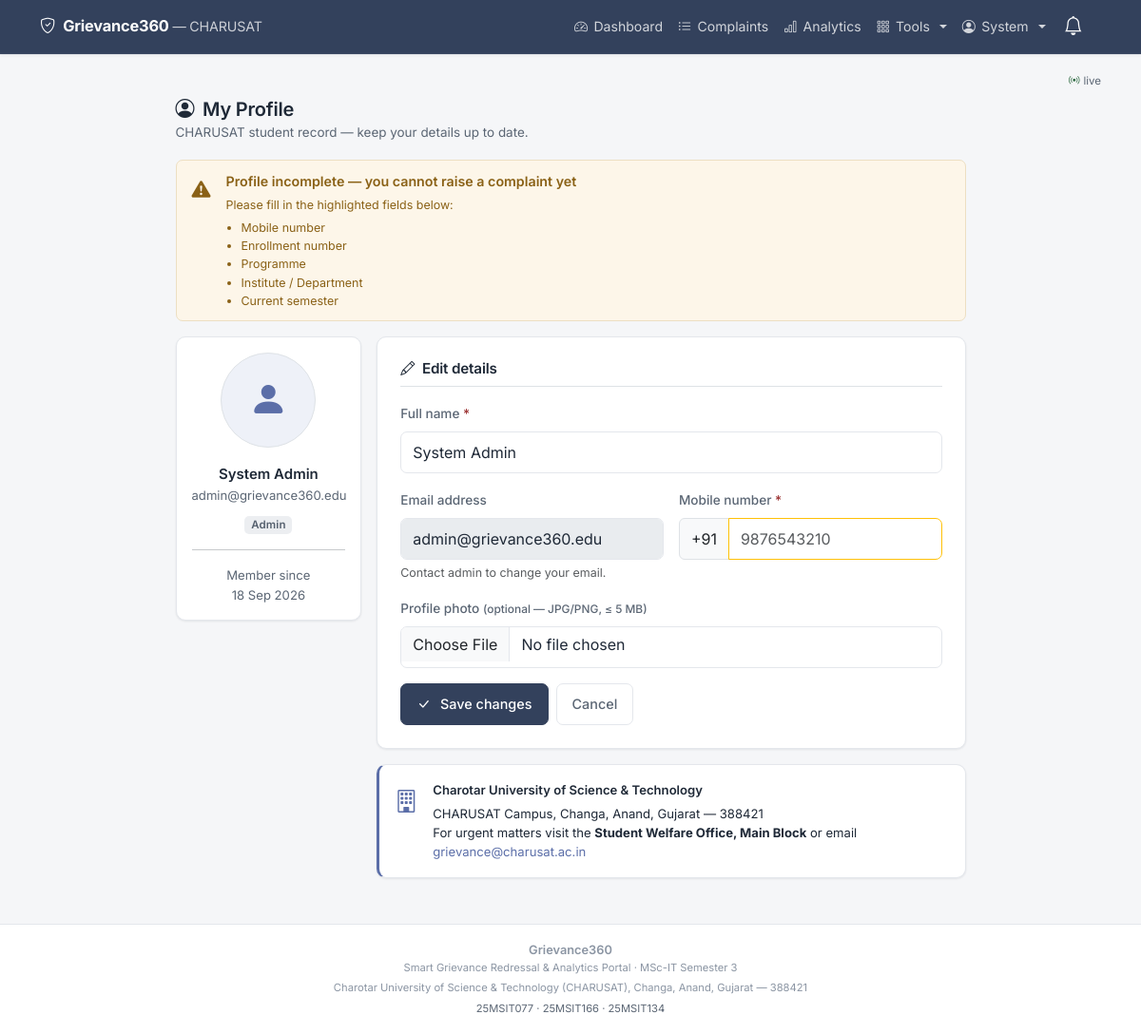
Screenshot of /profile (signed in) with the database file from the repository.
### tables this page shows
CREATE TABLE users (
    id             INTEGER PRIMARY KEY AUTOINCREMENT,
    name           TEXT NOT NULL,
    email          TEXT NOT NULL UNIQUE,
    password_hash  TEXT NOT NULL,
    role           TEXT NOT NULL DEFAULT 'student'
                   CHECK (role IN ('student','staff','admin')),
    department_id  INTEGER,
    enrollment_no  TEXT,
    phone          TEXT,
    is_active      INTEGER NOT NULL DEFAULT 1,
    reset_token    TEXT,
    reset_expires  TEXT,
    created_at     TEXT NOT NULL, photo TEXT, program TEXT, student_department TEXT, semester TEXT,
    FOREIGN KEY (department_id) REFERENCES departments(id)
);

### app.py (the view, shortened to what this page needs)
@app.route("/profile", methods=["GET", "POST"])
@login_required
def profile():
    user = db.query_one("SELECT * FROM users WHERE id = %s", (current_user.id,))
    return render_template("student/profile.html", user=user,
                           programs=CHARUSAT_PROGRAMS,
                           depts=CHARUSAT_STUDENT_DEPTS,
                           semesters=CHARUSAT_SEMESTERS)

### templates/student/profile.html (shortened to what this page needs)
{% extends "base.html" %}
{% block content %}
<div class="row justify-content-center mt-2">
  <div class="col-12 col-lg-9">
    <div class="ge-page-head">
      <h4><i class="bi bi-person-circle me-1"></i> My Profile</h4>
      <p class="ge-page-sub">CHARUSAT student record — keep your details up to date.</p>
    </div>
    {% set missing_fields = [] %}
    {% if not user.phone %}{% set _ = missing_fields.append('Mobile number') %}{% endif %}
    {% if not user.enrollment_no %}{% set _ = missing_fields.append('Enrollment number') %}{% endif %}
    {% if not user.program %}{% set _ = missing_fields.append('Programme') %}{% endif %}
    {% if not user.student_department %}{% set _ = missing_fields.append('Institute / Department') %}{% endif %}
    {% if not user.semester %}{% set _ = missing_fields.append('Current semester') %}{% endif %}
    {% if missing_fields %}
    <div class="alert alert-warning d-flex align-items-start gap-3 mb-3" role="alert">
      <i class="bi bi-exclamation-triangle-fill fs-5 mt-1 flex-shrink-0"></i>
      <div>
        <div class="fw-semibold">Profile incomplete — you cannot raise a complaint yet</div>
        <div class="small mt-1">Please fill in the highlighted fields below:</div>
        <ul class="small mb-0 mt-1 ps-3">
          {% for f in missing_fields %}
            <li>{{ f }}</li>
          {% endfor %}
        </ul>
      </div>
    </div>
    {% else %}
    <div class="alert alert-success d-flex align-items-center gap-2 mb-3" role="alert">
      <i class="bi bi-check-circle-fill flex-shrink-0"></i>
      <span>Profile complete — you can raise complaints.</span>
    </div>
    {% endif %}
    <div class="row g-3">
      <div class="col-12 col-md-4 col-lg-3">
        <div class="ge-card p-3 text-center">
          <div class="mb-3">
            {% if user.photo %}
              <img src="{{ url_for('static', filename='uploads/' + user.photo) }}"
                   alt="Profile photo"
                   class="rounded-circle border"
                   style="width:100px;height:100px;object-fit:cover">
            {% else %}
              <div class="rounded-circle d-inline-flex align-items-center
                          justify-content-center border"
                   style="width:100px;height:100px;background:var(--ge-accent-soft)">
                <i class="bi bi-person-fill" style="font-size:2.5rem;color:var(--ge-accent)"></i>
              </div>
            {% endif %}
          </div>
          <div class="fw-semibold">{{ user.name }}</div>
          <div class="small text-muted mb-2">{{ user.email }}</div>
          {% if user.role == 'student' %}
            <span class="badge" style="background:var(--ge-accent-soft);color:var(--ge-accent)">
              <i class="bi bi-mortarboard me-1"></i>Student
            </span>
          {% elif user.role == 'staff' %}
            <span class="badge" style="background:#e3f0e7;color:#2f6b43">
              <i class="bi bi-person-badge me-1"></i>Staff
            </span>
          {% else %}
            <span class="badge bg-secondary">Admin</span>
          {% endif %}
          <hr class="my-3">
          <div class="mt-3 small text-muted">
            Member since<br>{{ pretty_date(user.created_at).split(',')[0] }}
          </div>
        </div>
      </div>
      <div class="col-12 col-md-8 col-lg-9">
        <div class="ge-card p-3 p-md-4">
          <h6 class="mb-3 pb-2 border-bottom">
            <i class="bi bi-pencil me-1"></i> Edit details
          </h6>
          <form method="POST" enctype="multipart/form-data" novalidate>
            <div class="row g-3">
              <div class="col-12">
                <label class="form-label fw-medium">Full name <span class="text-danger">*</span></label>
                <input type="text" class="form-control" name="name"
                       value="{{ user.name }}" required minlength="2">
              </div>
              <div class="col-12 col-sm-6">
                <label class="form-label fw-medium">Email address</label>
                <input type="email" class="form-control"
                       value="{{ user.email }}" disabled>
                <div class="form-text">Contact admin to change your email.</div>
              </div>
              <div class="col-12 col-sm-6">
                <label class="form-label fw-medium">
                  Mobile number
                  {% if not user.phone %}<span class="text-danger">*</span>{% endif %}
                </label>
                <div class="input-group">
                  <span class="input-group-text">+91</span>
                  <input type="tel"
                         class="form-control {% if not user.phone %}border-warning{% endif %}"
                         name="phone"
                         value="{{ user.phone or '' }}"
                         placeholder="9876543210" maxlength="10"
                         pattern="[0-9]{10}">
                </div>
              </div>
              <div class="col-12">
                <label class="form-label fw-medium">
                  Profile photo
                  <span class="text-muted small">(optional — JPG/PNG, ≤ 5 MB)</span>
                </label>
                <input type="file" class="form-control" name="photo"
                       accept=".png,.jpg,.jpeg">
              </div>
              <div class="col-12 d-grid d-sm-flex gap-2">
                <button type="submit" class="btn btn-primary">
                  <i class="bi bi-check-lg me-1"></i> Save changes
                </button>
                <a href="{{ url_for('student_dashboard') }}"
                   class="btn btn-outline-secondary">Cancel</a>
              </div>
            </div>
          </form>
        </div>
        <div class="ge-card p-3 mt-3 d-flex align-items-start gap-3"
             style="border-left:3px solid var(--ge-accent)">
          <i class="bi bi-building fs-4 mt-1" style="color:var(--ge-accent)"></i>
          <div class="small">
            <div class="fw-semibold mb-1">Charotar University of Science &amp; Technology</div>
            CHARUSAT Campus, Changa, Anand, Gujarat — 388421<br>
            For urgent matters visit the <strong>Student Welfare Office, Main Block</strong>
            or email
            <a href="mailto:grievance@charusat.ac.in">grievance@charusat.ac.in</a>
          </div>
        </div>
      </div>
    </div>
  </div>
</div>
{% endblock %}

### templates/base.html (shortened to what this page needs)
<!DOCTYPE html>
<html lang="en">
<head>
  <link href="https://cdn.jsdelivr.net/npm/bootstrap@5.3.3/dist/css/bootstrap.min.css" rel="stylesheet">
  <link href="https://cdn.jsdelivr.net/npm/bootstrap-icons@1.11.3/font/bootstrap-icons.css" rel="stylesheet">
  <link href="{{ url_for('static', filename='css/style.css') }}" rel="stylesheet">
</head>
<body>
<nav class="navbar navbar-expand-md navbar-dark ge-navbar sticky-top">
  <div class="container">
    <a class="navbar-brand fw-bold d-flex align-items-center gap-2"
       href="{{ url_for('index') }}">
      <i class="bi bi-shield-check"></i>
      <span>
        Grievance360
        <span class="d-none d-md-inline fw-normal small opacity-75">
          &mdash; CHARUSAT
        </span>
      </span>
    </a>
    {% if current_user.is_authenticated %}
    <div class="dropdown order-md-last ms-auto me-2">
      <button class="btn btn-link nav-link position-relative ge-tap"
              type="button" data-bs-toggle="dropdown" aria-expanded="false"
              aria-label="Notifications">
        <i class="bi bi-bell fs-5 text-white"></i>
      </button>
    </div>
    {% endif %}
    <div class="collapse navbar-collapse" id="mainNav">
      <ul class="navbar-nav ms-auto mb-2 mb-md-0 align-items-md-center">
        {% if current_user.is_authenticated %}
          {% if current_user.role == 'student' %}
            <li class="nav-item">
              <a class="nav-link ge-tap" href="{{ url_for('student_dashboard') }}">
                <i class="bi bi-grid"></i> My Complaints</a>
            </li>
            <li class="nav-item">
              <a class="nav-link ge-tap" href="{{ url_for('raise_complaint') }}">
                <i class="bi bi-plus-circle"></i> Raise Complaint</a>
            </li>
            <li class="nav-item">
              <a class="nav-link ge-tap" href="{{ url_for('kb_list') }}">
                <i class="bi bi-book"></i> Help</a>
            </li>
            <li class="nav-item">
              <a class="nav-link ge-tap" href="{{ url_for('announcements') }}">
                <i class="bi bi-megaphone"></i> Notices</a>
            </li>
            <li class="nav-item">
              <a class="nav-link ge-tap" href="{{ url_for('profile') }}">
                <i class="bi bi-person-circle"></i> Profile</a>
            </li>
          {% elif current_user.role == 'admin' %}
            <li class="nav-item">
              <a class="nav-link ge-tap" href="{{ url_for('admin_dashboard') }}">
                <i class="bi bi-speedometer2"></i> Dashboard</a>
            </li>
            <li class="nav-item">
              <a class="nav-link ge-tap" href="{{ url_for('admin_complaints') }}">
                <i class="bi bi-list-ul"></i> Complaints</a>
            </li>
            <li class="nav-item">
              <a class="nav-link ge-tap" href="{{ url_for('admin_analytics') }}">
                <i class="bi bi-bar-chart"></i> Analytics</a>
            </li>
            <li class="nav-item dropdown">
              <a class="nav-link dropdown-toggle ge-tap" href="#" role="button"
                 data-bs-toggle="dropdown">
                <i class="bi bi-grid-3x3-gap"></i> Tools
              </a>
            </li>
          {% endif %}
          <li class="nav-item dropdown">
            <a class="nav-link dropdown-toggle ge-tap" href="#" role="button"
               data-bs-toggle="dropdown">
              <i class="bi bi-person-circle"></i>
              {{ current_user.name.split(' ')[0] }}
            </a>
          </li>
        {% endif %}
      </ul>
    </div>
  </div>
</nav>
<main class="container ge-main">
  {% if current_user.is_authenticated %}
  <div class="d-flex justify-content-end mb-1" style="min-height:18px">
    <span id="liveBar" class="d-inline-flex align-items-center gap-1"
          style="font-size:.72rem;color:var(--ge-muted,#64748b)">
      <i class="bi bi-broadcast text-success"></i>
      <span class="text-muted">live</span>
    </span>
  </div>
  {% endif %}
  {% block content %}{% endblock %}
</main>
<footer class="ge-footer no-print">
  <div class="container text-center">
    <div class="fw-semibold">Grievance360</div>
    <div class="small">
      Smart Grievance Redressal &amp; Analytics Portal &middot; MSc-IT Semester 3
    </div>
    <div class="small mt-1">
      Charotar University of Science &amp; Technology (CHARUSAT),
      Changa, Anand, Gujarat &mdash; 388421
    </div>
    <div class="small mt-1 text-muted">
      25MSIT077 &middot; 25MSIT166 &middot; 25MSIT134
    </div>
  </div>
</footer>
</body>
</html>

### rows the page displays
users: name "System", name "System Admin", email "admin@grievance360.edu", created_at "18 Sep 2026"

### other values shown
{{ f }} "Mobile number" "Enrollment number" "Programme" "Institute / Department" "Current semester"
